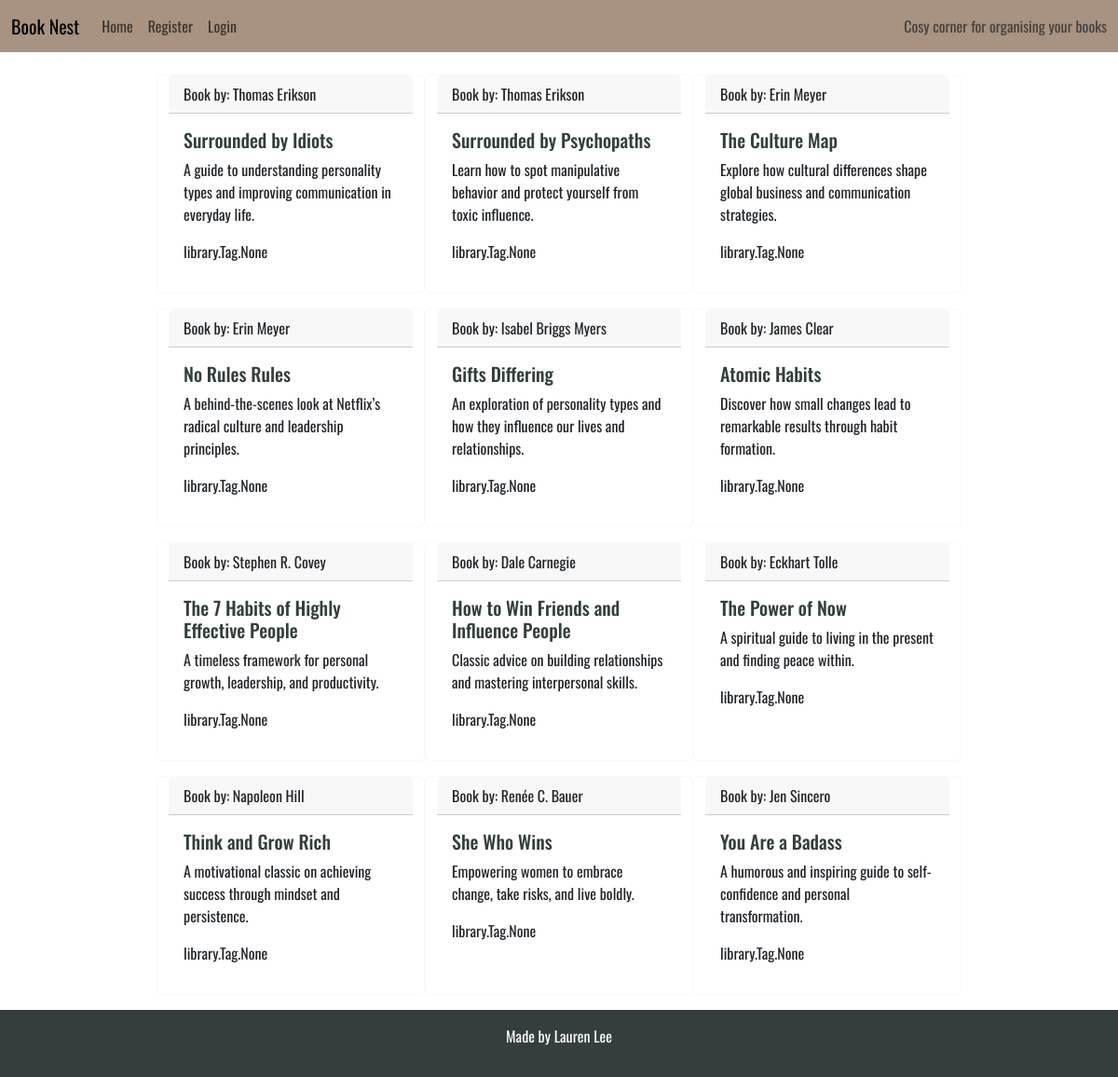
/time-to-grow/, run on the app's committed database.
### library/models.py (models this page shows, shortened)
class Book(models.Model):
    collection = models.ForeignKey(
        Collection, on_delete=models.CASCADE, related_name="books"
    )
    title = models.CharField(max_length=200, unique=True, blank=False)
    author = models.CharField(max_length=100, blank=False)
    body = models.TextField()
    finished = models.BooleanField(default=False)
    created_on = models.DateTimeField(auto_now_add=True)
    tag = models.ManyToManyField(Tag, related_name="books")

### library/views.py (the view)
# urls.py: path("<slug:slug>/", views.collection_detail, name="collection_detail"),
def collection_detail(request, slug):
    queryset = Collection.objects.all().order_by("id")
    collection = get_object_or_404(queryset, slug=slug)
    books = collection.books.all()
    return render(
        request,
        "library/collection_detail.html",
        {
            "collection": collection,
            "books": books,
        },
    )

### library/templatetags/html_filters.py (called while the page is built)
@register.filter(name="clean_html")
def clean_html(value):
    if not value:
        return ""
    value = re.sub(r"<p[^>]*>\s*(?:&nbsp;|\s)*</p>", "", value)
    value = re.sub(r"&nbsp;", " ", value)
    return strip_tags(value).strip()

### library/templates/library/collection_detail.html
{% extends 'base.html' %}
{% load html_filters %}
{% block content %}
{% load static %}
{% load crispy_forms_tags %}
<div class="container mt-4">
    <div class="row justify-content-center">
        {% for book in books %}
        <div class="card holder border-light mb-3">
            <div class="card-header">Book by: {{ book.author }}</div>
            <div class="card-body">
                <h5 class="card-title">{{ book.title}} </h5>
                <p class="card-text"> {{ book.body | clean_html }}</p>
                <p class="card-tags"> {{ book.tag}}</p>
            </div>
        </div>
        {% endfor%}
    </div>
</div>
{% endblock content %}

### static/css/style.css (style rules this page uses)
:root { --primary-font: "Oswald", sans-serif; --primary-color: #333E3D; --secondary-color: #D6D1CA; --highlight: #A89382; --light-highlight: #D97E47; --bright-highlight: #A04F2F; }
body { min-height: 100vh; display: flex; width: 100%; flex-direction: column; font-family: var(--primary-font); margin: 0; overflow-x: hidden; overflow-wrap: anywhere; }
.holder { max-width: 18rem; }
.card-title { color: var(--primary-color); }

### data on the page
Book: author "Thomas Erikson", title "Surrounded by Idiots", body|clean_html "A guide to understanding personality types and improving communication in everyday life.", tag "library.Tag.None"
Book: author "Thomas Erikson", title "Surrounded by Psychopaths", body|clean_html "Learn how to spot manipulative behavior and protect yourself from toxic influence.", tag "library.Tag.None"
Book: author "Erin Meyer", title "The Culture Map", body|clean_html "Explore how cultural differences shape global business and communication strategies.", tag "library.Tag.None"
Book: author "Erin Meyer", title "No Rules Rules", body|clean_html "A behind-the-scenes look at Netflix’s radical culture and leadership principles.", tag "library.Tag.None"
Book: author "Isabel Briggs Myers", title "Gifts Differing", body|clean_html "An exploration of personality types and how they influence our lives and relationships.", tag "library.Tag.None"
Book: author "James Clear", title "Atomic Habits", body|clean_html "Discover how small changes lead to remarkable results through habit formation.", tag "library.Tag.None"
Book: author "Stephen R. Covey", title "The 7 Habits of Highly Effective People", body|clean_html "A timeless framework for personal growth, leadership, and productivity.", tag "library.Tag.None"
Book: author "Dale Carnegie", title "How to Win Friends and Influence People", body|clean_html "Classic advice on building relationships and mastering interpersonal skills.", tag "library.Tag.None"
Book: author "Eckhart Tolle", title "The Power of Now", body|clean_html "A spiritual guide to living in the present and finding peace within.", tag "library.Tag.None"
Book: author "Napoleon Hill", title "Think and Grow Rich", body|clean_html "A motivational classic on achieving success through mindset and persistence.", tag "library.Tag.None"
Book: author "Renée C. Bauer", title "She Who Wins", body|clean_html "Empowering women to embrace change, take risks, and live boldly.", tag "library.Tag.None"
Book: author "Jen Sincero", title "You Are a Badass", body|clean_html "A humorous and inspiring guide to self-confidence and personal transformation.", tag "library.Tag.None"
